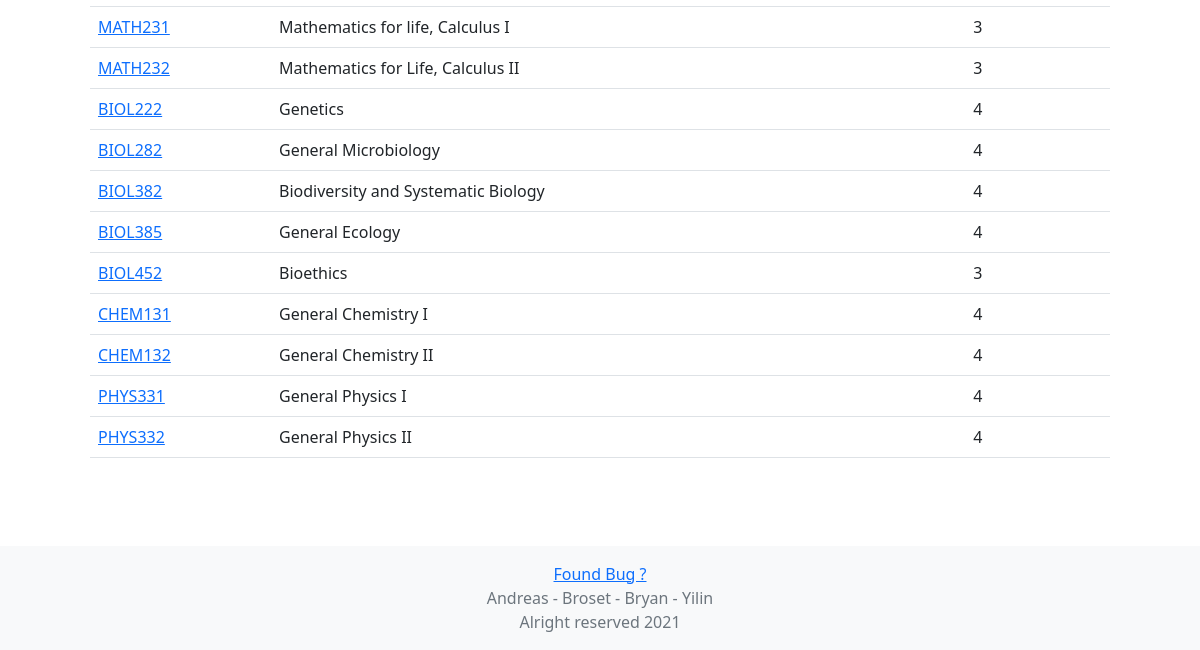
Page /ssapp/admin/course (signed in, lower part) on the earlier database version.
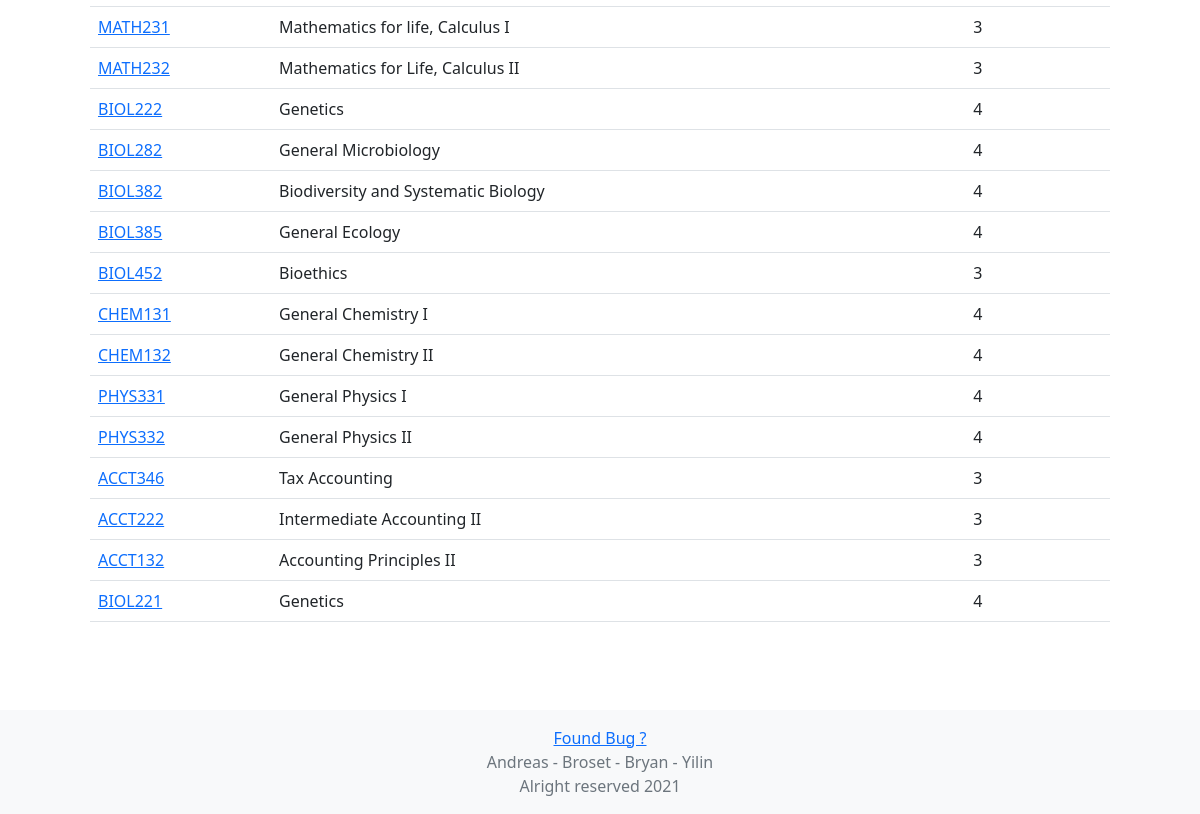
Same page on the later database version.
### ssapp/models.py (models this page shows, shortened)
class Course(models.Model):
    id =  models.CharField(max_length=10, primary_key=True)
    name =  models.CharField(max_length=50)
    credits = models.PositiveSmallIntegerField(default=3)
    category = models.CharField(
        choices = [
            ("General Education Courses", "General Education Courses"),
            ("Professional Courses", "Professional Courses"),
        ], max_length=30, default="Professional Courses"
    )
    faculty = models.ManyToManyField('Faculty', blank=True, related_name="courses")

### ssapp/views.py (the view, shortened to what this page needs)
# urls.py: path('ssapp/admin/course', views.AdminCourse.as_view(), name="admin_course"),
class AdminCourse(LoginRequiredMixin, generic.CreateView):
    template_name = 'ssapp/admin/course.html'
    login_url = '/accounts/login'
    form_class = CourseForm
    def get(self, *args, **kwargs):
        if self.request.user.username != "admin":
            messages.warning(self.request, "You do not have admin capability")
            return redirect('ssapp:dashboard')
        form = self.form_class()
        context = {"all_courses": Course.objects.all(), "form": form}
        return render(self.request, self.template_name, context)

### ssapp/models.py (called while the page is built)
    def __str__(self):
        return "{}".format(self.name)

### ssapp/templates/ssapp/admin/course.html (shortened to what this page needs)
{% extends 'ssapp/base.html' %}
{% load static %}
{% block body %}
    <div class="p-5">
        <table class="table" id="pro_table">
            <tbody>
            {% for course in all_courses %}
                {% if course.category == "Professional Courses" %}
                    <tr>
                        <td><a href={% url 'ssapp:admin_class' course.id %}>{{ course.id }}</a></td>
                        <td>{{ course.name }}</td>
                        <td>{{ course.credits }}</td>
                    </tr>
                {% endif %}
            {% endfor %}
            </tbody>
        </table>
    </div>
{% endblock %}

Differences in the rows shown:
added Course: id "ACCT346", name "Tax Accounting", credits "3"
added Course: id "ACCT222", name "Intermediate Accounting II", credits "3"
added Course: id "ACCT132", name "Accounting Principles II", credits "3"
added Course: id "BIOL221", name "Genetics", credits "4"
